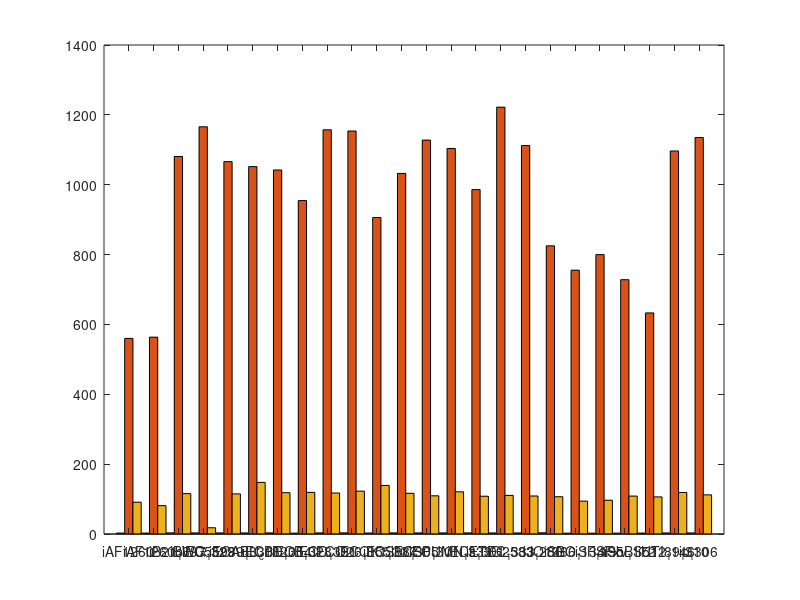

Source code (MATLAB): (Note: this script raises an error after producing the figure.)
modelName = {'iAF1260'; 'iAF1260b'; 'iB21_1397'; 'iBWG_1329'; 'iEC55989_1330'; 'iECABU_c1320'; 'iECBD_1354'; 'iECB_1328'; 'iECD_1391'; 'iECO26_1355'; 'iECOK1_1307'; 'iECS88_1305'; 'iECSP_1301'; 'iECUMN_1333'; 'iECs_1301'; 'iETEC_1333'; 'iG2583_1286'; 'iJO1366'; 'iSBO_1134'; 'iSF_1195'; 'iSFxv_1172'; 'iSbBS512_1146'; 'iUTI89_1310'; 'ic_1306'};
mongoose_ana_time = [2.725032806 2.66991663 3.26269722 3.185216665 3.111633778 3.072307825 3.187118769 2.404794931 3.194538116 3.243432045 2.843569756 3.248485088 3.178327799 3.198806524 3.205075026 3.153536797 3.047101736 3.450657606 2.429364443 2.361183405 2.518407106 2.674916983 3.027950525 3.058046341]';
mongoose_red_time = [559.9851451 563.5648844 1080.823763 1165.88436 1066.095941 1051.856183 1042.129034 954.6248024 1157.242287 1153.797913 906.0171967 1032.278192 1127.808904 1103.807581 985.956404 1222.077543 1112.099182 825.090374 755.3312683 799.8920832 728.0906181 632.9937224 1096.58785 1135.195055]';
cobra_time = [91.0699 81.2097 115.5645 17.8865 114.8606 147.7645 118.2788 119.1879 117.3741 122.7335 139.104 116.4881 109.3757 120.8037 108.1456 110.5963 108.8167 106.7626 94.0918 96.7232 108.58 106.1909 118.9123 112.1162]';

n = length(modelName);

% plot
figure
bar(1:n, [mongoose_ana_time mongoose_red_time cobra_time], 1);
% bar labels
xticks(1:n);
xticklabels(modelName);
ax = gca;
ax.XTickLabelRotation = -45;
%chart labels
ylabel('Time(s)');
%legend and title
legend('Mongoose analysis', 'Mongoose reduction', 'Cobra');